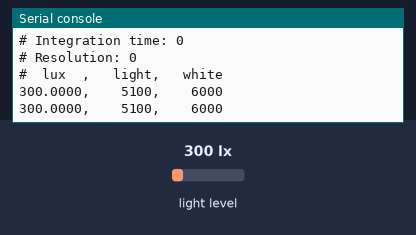
A program run on a simulated CircuitPython board. On the bench: the last lines printed to the serial console. The test bench sets the inputs (shaded band); at power-on: light level 300 lx.

Above: at 2.2 s.
2.3 s: light level set to 40 lx
At 3.5 s:
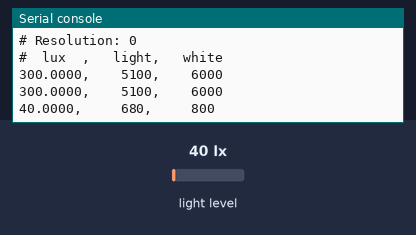
4.5 s: light level set to 500 lx
At 5.8 s:
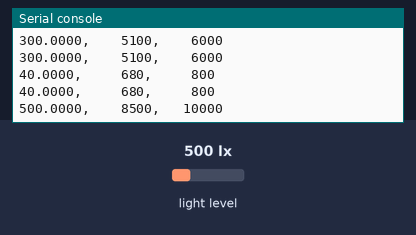
6.5 s: light level set to 1000 lx
At 7.8 s:
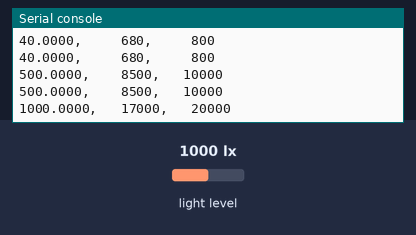

The program:

VEML7799_Example.py
```python
import time
import board
import adafruit_veml7700

from adafruit_motorkit import MotorKit
from adafruit_motor import stepper


i2c = board.I2C() # uses board.SCL and board.SDA
veml7700 = adafruit_veml7700.VEML7700(i2c)
kit = MotorKit(i2c=i2c)

# Print parameters
print(f"# Gain: {veml7700.gain_values[veml7700.gain_value()]}")
print(f"# Integration time: \
{veml7700.integration_time_values[veml7700.light_integration_time]}")
print(f"# Resolution: {veml7700.resolution()}")
time.sleep(1.0)

iLoop = 0
while True:
    if iLoop % 20 == 0:
        print(f"#  lux  ,   light,   white")
    print(f"{veml7700.lux:.4f}, {veml7700.light:7d}, {veml7700.white:7d}")
    time.sleep(1.0)
    iLoop += 1

# EOF
```

Measured:
- after the input at 2.3 s, the serial console: prints a new line after 0.70 s (image 1)
- after the input at 4.5 s, the serial console: prints a new line after 0.50 s (image 2)
- after the input at 6.5 s, the serial console: prints a new line after 0.51 s (image 3)
